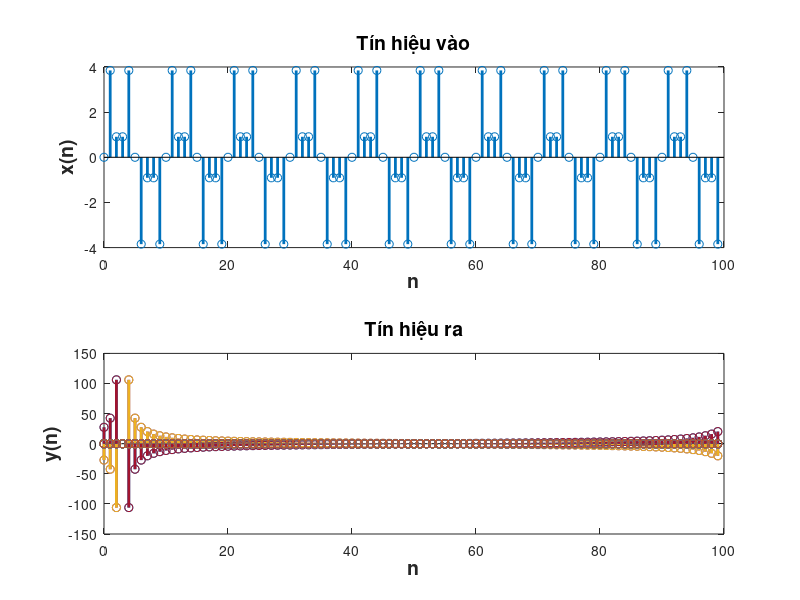

The MATLAB source for this figure:
% Định nghĩa hàm truyền của hệ thống
b = [0.3 0 -0.2 0 0 1 3 1 -5]; % Hệ số của y(n)
a = 1; % Hệ số của x(n)

% Xác định tín hiệu vào
n = 0:99;
x = 5*cos(0.2*pi*n).*sin(0.4*pi*n);

% Tính biến đổi Fourier của tín hiệu vào
X = fft(x);

% Tính đáp ứng của hệ thống
Y = X .* freqz(b, a, 100);

% Tính biến đổi ngược Fourier để có được đáp ứng đầu ra trong miền thời gian
y = ifft(Y);

% Vẽ đồ thị tín hiệu vào và ra
subplot(2,1,1);
stem(n, x, 'linewidth', 2);
xlabel('n','FontWeight','bold','FontSize',14);
ylabel('x(n)','FontWeight','bold','FontSize',14);
title('Tín hiệu vào','FontWeight','bold','FontSize',14);

subplot(2,1,2);
stem(n, y, 'linewidth', 2);
xlabel('n','FontWeight','bold','FontSize',14);
ylabel('y(n)','FontWeight','bold','FontSize',14);
title('Tín hiệu ra','FontWeight','bold','FontSize',14);
